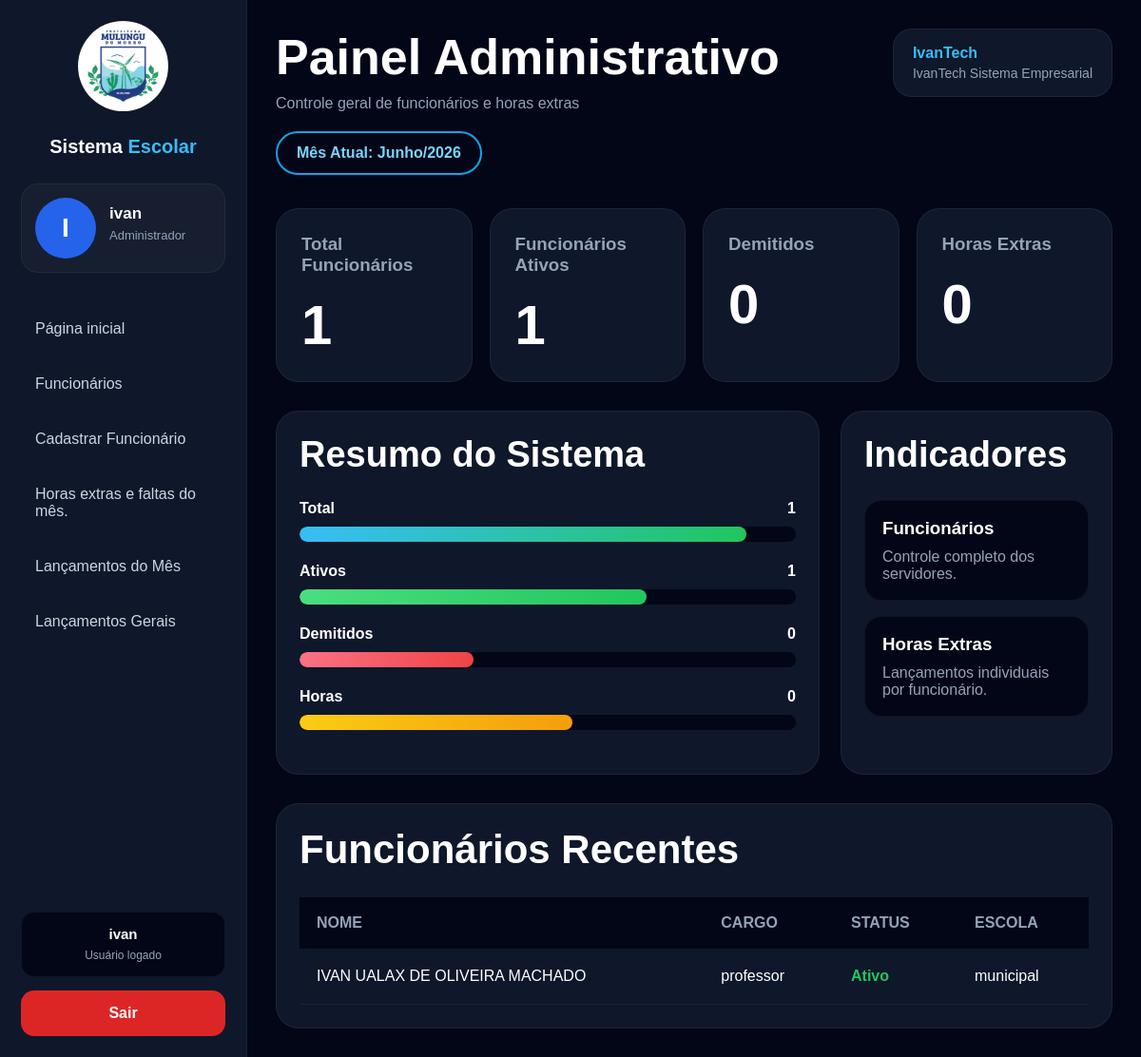
Before: / (signed in) with the older database file.
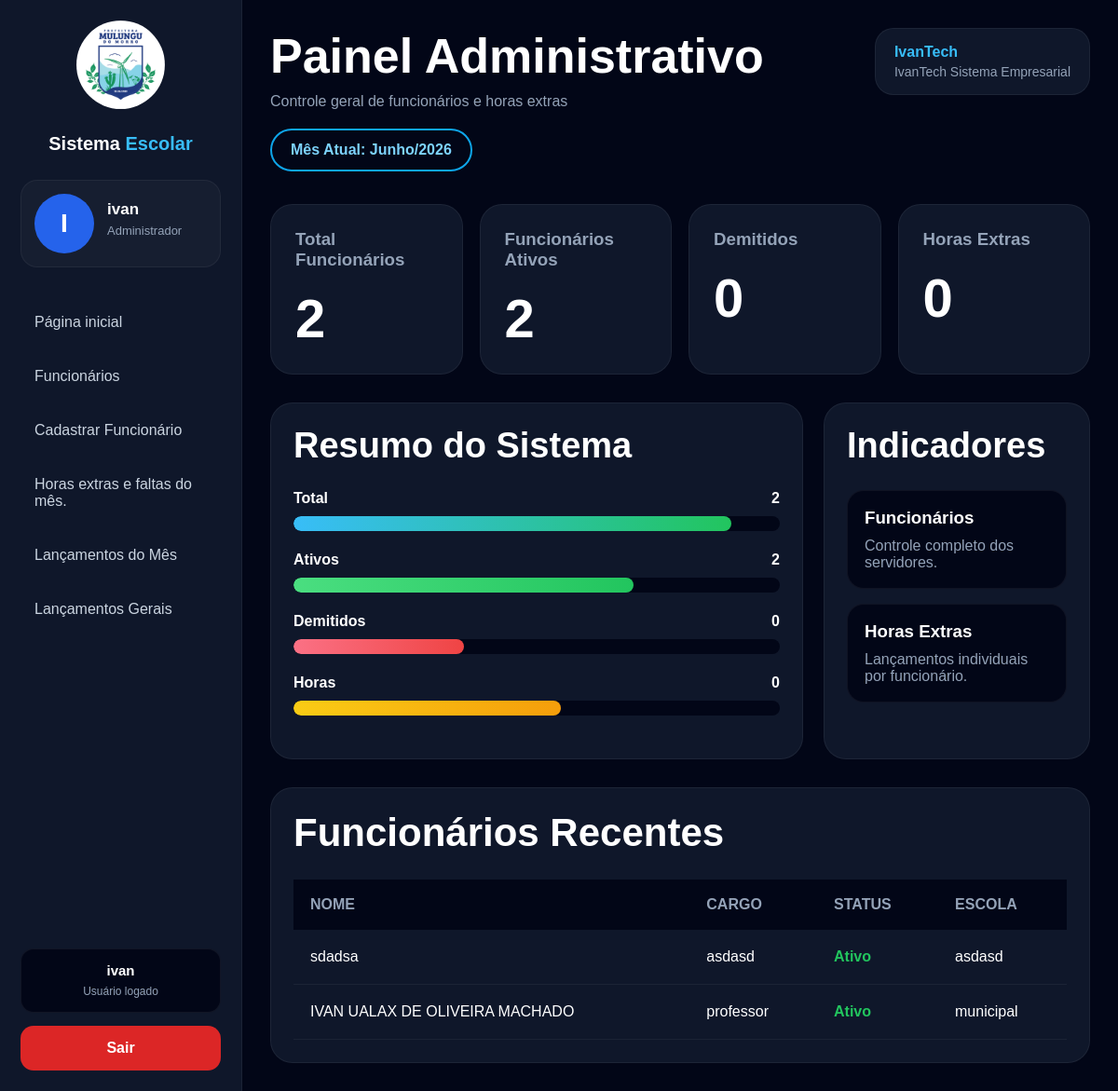
After: the same page with the newer database file.
### funcionarios/models.py (models this page shows, shortened)
class Funcionario(models.Model):
    STATUS = (
        ('ativo', 'Ativo'),
        ('inativo', 'Inativo'),
        ('demitido', 'Demitido'),
    )
    nome = models.CharField(max_length=150)
    situacao_contratual = models.CharField(
    max_length=100,
    blank=True,
    null=True
)
    cpf = models.CharField(max_length=14)
    numero = models.CharField(
        max_length=20,
        blank=True,
        null=True
    )
    localidade = models.CharField(
        max_length=150,
        blank=True,
        null=True
    )
    escola = models.CharField(max_length=150)
    cargo = models.ForeignKey(
        Cargo,
        on_delete=models.SET_NULL,
        null=True,
        blank=True
    )
    carga_horaria = models.IntegerField(default=0)
    status = models.CharField(
        max_length=20,
        choices=STATUS,
        default='ativo'
    )
    data_admissao = models.DateField(
        blank=True,
        null=True
    )
    criado_em = models.DateTimeField(auto_now_add=True)

class Cargo(models.Model):
    nome = models.CharField(
        max_length=100,
        unique=True
    )

### funcionarios/views.py (the view)
@login_required(login_url='/login/')
def home(request):
    agora = datetime.now()
    meses = [
        '',
        'Janeiro',
        'Fevereiro',
        'Março',
        'Abril',
        'Maio',
        'Junho',
        'Julho',
        'Agosto',
        'Setembro',
        'Outubro',
        'Novembro',
        'Dezembro'
    ]
    funcionarios = Funcionario.objects.all().order_by('-id')[:10]
    context = {
        'funcionarios': funcionarios,
        'total_funcionarios': Funcionario.objects.count(),
        'ativos': Funcionario.objects.filter(
            status='ativo'
        ).count(),
        'inativos': Funcionario.objects.filter(
            status='inativo'
        ).count(),
        'demitidos': Funcionario.objects.filter(
            status='demitido'
        ).count(),
        'horas_extras': HoraExtra.objects.count(),
        'mes_atual': meses[agora.month],
        'ano_atual': agora.year,
    }
    return render(
        request,
        'home.html',
        context
    )

### funcionarios/templates/home.html (shortened to what the changed rows need)
{% load static %}
<!DOCTYPE html>
<html lang="pt-br">
<head>
</head>
<body>
    <div class="sidebar">
        <div>
            <div class="logo-area">
                <h1>
                    Sistema
                    <span>Escolar</span>
                </h1>
            </div>
        </div>
    </div>
    <div class="content">
        <div class="topo">
            <div>
                <h1>
                    Painel Administrativo
                </h1>
            </div>
        </div>
        <div class="cards">
            <div class="card">
                <h3>Total Funcionários</h3>
                <strong>{{ total_funcionarios }}</strong>
            </div>
            <div class="card">
                <h3>Funcionários Ativos</h3>
                <strong>{{ ativos }}</strong>
            </div>
        </div>
        <div class="grid">
            <div class="box">
                <h2>
                    Resumo do Sistema
                </h2>
                <div class="barra-item">
                    <div class="barra-topo">
                        <span>Total</span>
                        <span>{{ total_funcionarios }}</span>
                    </div>
                </div>
                <div class="barra-item">
                    <div class="barra-topo">
                        <span>Ativos</span>
                        <span>{{ ativos }}</span>
                    </div>
                </div>
            </div>
            <div class="box">
                <h2>
                    Indicadores
                </h2>
            </div>
        </div>
        <div class="tabela-box">
            <h2>
                Funcionários Recentes
            </h2>
            <table>
                <thead>
                    <tr>
                        <th>NOME</th>
                        <th>CARGO</th>
                        <th>STATUS</th>
                        <th>ESCOLA</th>
                    </tr>
                </thead>
                <tbody>
                    {% for funcionario in funcionarios %}
                    <tr>
                        <td>
                            {{ funcionario.nome }}
                        </td>
                        <td>
                            {% if funcionario.cargo %}
                                {{ funcionario.cargo.nome }}
                            {% endif %}
                        </td>
                        <td>
                            <span class="{{ funcionario.status }}">
                                {{ funcionario.status|title }}
                            </span>
                        </td>
                        <td>
                            {{ funcionario.escola }}
                        </td>
                    </tr>
                    {% endfor %}
                </tbody>
            </table>
        </div>
    </div>
</body>
</html>

Changed rows visible on the page:
added Funcionario: nome "sdadsa", cargo.nome "asdasd", status "Ativo", escola "asdasd"
Other visible differences:
{{ total_funcionarios }}: "1" → "2"
{{ ativos }}: "1" → "2"
